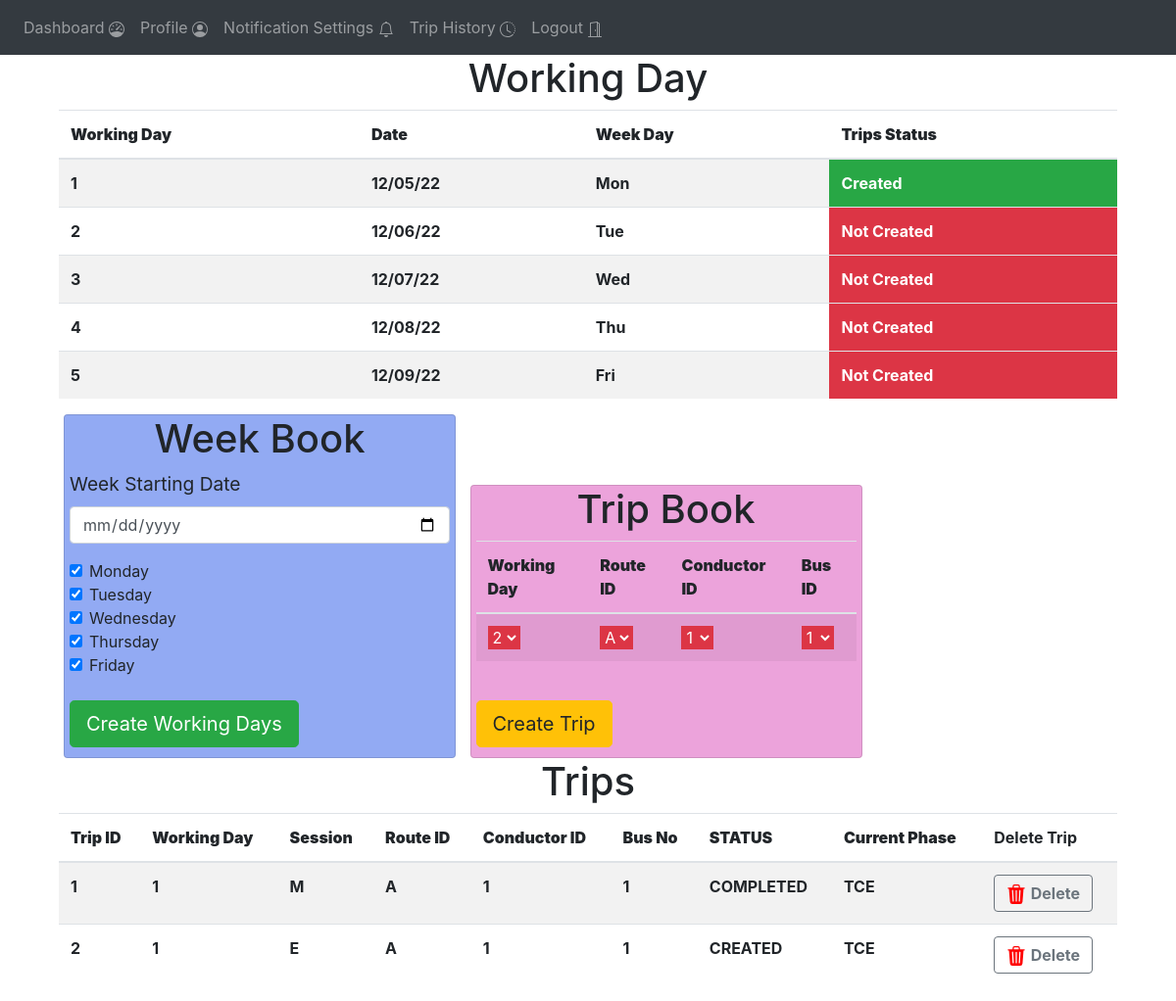
Before: /admin-trip-management (signed in) with the older database file.
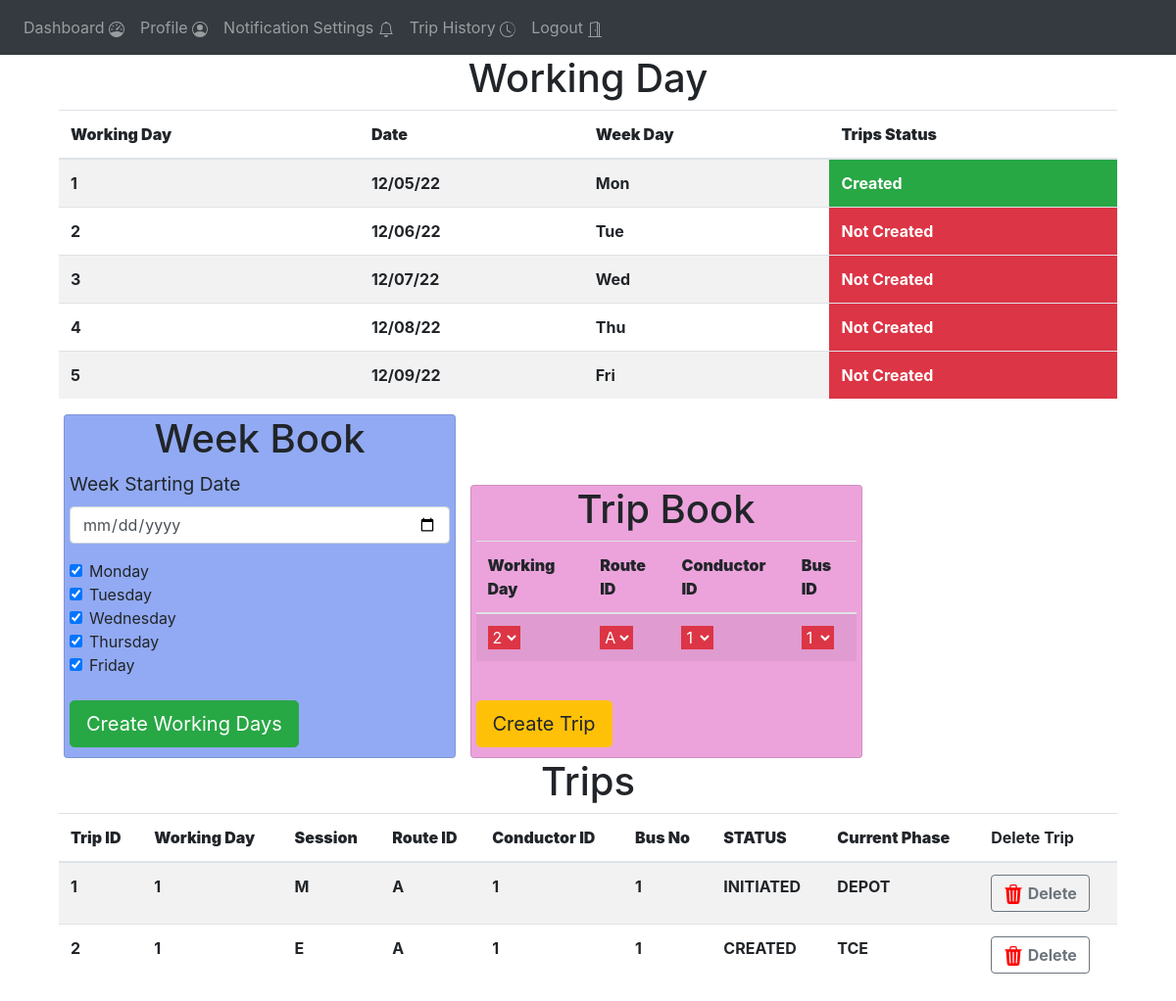
After: the same page with the newer database file.
### website/models.py (models this page shows)
class Trips(db.Model):
    trip_id = db.Column(db.Integer, primary_key=True)
    working_day = db.Column(db.Integer)
    route_id = db.Column(db.Integer)
    conductor_id = db.Column(db.Integer)
    bus_id =  db.Column(db.String(1))
    session = db.Column(db.String(1))
    status = db.Column(db.String(15))
    current_phase = db.Column(db.String(15))
    start_time =  db.Column(db.String(15))
    end_time = db.Column(db.String(15))

### website/views.py (the view)
@views.route('/admin-trip-management', methods=['GET', 'POST'])
@login_required
def admin_trip_management():
    working_days = Working_day.query.all()
    routes = Route.query.all()
    bus_data = Bus_data.query.all()
    conductor_details= Conductor_details.query.all()
    trips = Trips.query.all()
    return render_template("admin_trip_management.html" , user = current_user ,
                        working_days = working_days , routes = routes , bus_data=bus_data , conductor_details=conductor_details , trips=trips )

### website/__init__.py (called while the page is built)
def create_app():
    app = Flask(__name__)
    app.config['SECRET_KEY'] = '#itsactuallyapassword'
    app.config['SQLALCHEMY_DATABASE_URI'] = f'sqlite:///{DB_NAME}'
    db.init_app(app)
    from .views import views
    from .auth import auth
    app.register_blueprint(views, url_prefix='/')
    app.register_blueprint(auth, url_prefix='/')
    from .models import User
    create_database(app)
    login_manager = LoginManager()
    login_manager.login_view = 'auth.login'
    login_manager.init_app(app)
    @login_manager.user_loader
    def load_user(id):
        return User.query.get(int(id))
    return app

### website/templates/admin_trip_management.html (shortened to what the changed rows need)
{% extends "base.html" %}
{% block content %}
<div align="centre" class = "container">
  <div >
      <h1 align = "center">Working Day</h1>
    <table class="table table-striped">
      <thead>
        <tr>
          <th scope="col" ><b>Working Day </b></th>
          <th scope="col"><b>Date</b></th>
          <th scope="col"><b>Week Day</b></th>
          <th scope="col"><b>Trips Status</b></th>
        </tr>
      </thead>
      <tbody>
      {%if working_days%}
        {%for w in  working_days %}
        <tr>
          <th>{{w.day}}</th>
          <th>{{w.date}}</th>
          <th>{{w.week_day}}</th>
          {%if w.trips_created =="N" %}
          <th class = "btn-danger" >Not Created</th>
          {%endif%}
          {%if w.trips_created =="Y"%}
          <th class="btn-success">Created</th>
          {%endif%}
        </tr>
        {%endfor%}
        {%endif%}
      </tbody>
    </table>
  </div>
  <div class ="card" style="width: 25rem;background: rgb(146, 170, 243);margin-left: 5px;margin-right: 5px;padding-left: 5px;padding-right:5px ; padding-bottom : 10px; display: inline-block;" >
  <form method="POST">
    <h1 align="center">Week Book</h3>
    <div class="form-group">
      <label for="Week starting date" style="font-size: larger;">Week Starting Date</label>
      <input
        type="date"
        class="form-control"
        id="week_starting_day"
        name="email"
        placeholder="Enter email"
      />
    </div>
    <div class="form-check">
      <input class="form-check-input" type="checkbox" value="0" checked  id="monday">
      <label class="form-check-label" for="flexCheckDefault">Monday</label>
    </div>
    <div class="form-check">
      <input class="form-check-input" type="checkbox" value="0"  checked id="tuesday">
      <label class="form-check-label" for="flexCheckDefault">Tuesday</label>
    </div>
    <div class="form-check">
      <input class="form-check-input" type="checkbox" value="0" checked id="wednesday">
      <label class="form-check-label" for="flexCheckDefault">Wednesday</label>
    </div>
    <div class="form-check">
      <input class="form-check-input" type="checkbox" value="0"  checked id="thursday">
      <label class="form-check-label" for="flexCheckDefault">Thursday</label>
    </div>
    <div class="form-check">
      <input class="form-check-input" type="checkbox" value="0"  checked id="friday">
      <label class="form-check-label" for="flexCheckDefault">Friday</label>
    </div>
    <br />
    <button  class="btn btn-success btn-lg" onclick="week_book()" > Create Working Days</button>
  </form>
  </div>
<div class ="card" style="width: 25rem;background: rgb(236, 163, 219);margin-left: 5px;margin-right: 5px; padding-left: 5px;padding-right: 5px;padding-bottom : 10px; display: inline-block;" >
  <form method="POST">
    <h1 align="center">Trip Book</h3>
      <table class="table table-striped">
        <thead>
          <tr>
            <th scope="col"><b>Working Day</b></th>
            <th scope="col"><b>Route ID</b></th>
            <th scope="col"><b>Conductor ID</b></th>
            <th scope="col"><b>Bus ID</b></th>
          </tr>
        </thead>
        <tbody>
          <tr>
            <th>
              <select class="form-select btn-danger" aria-label="Default select example" id = "working_day">
                {%for w in working_days%}
                {%if w.trips_created == "N" %}
                <option value="{{w.day}}" style="width: 10rem ;"  >{{w.day}}</option>
                {%endif%}
                {%endfor%}
              </select>
            </th>
            <th >
              <select class="form-select btn-danger" aria-label="Default select example" id = "route_id">
              <option value="A">A</option>
              </select>
            </th>
            <th >
              <select class="form-select btn-danger" aria-label="Default select example" id = "conductor_id">
                {%for c in conductor_details%}
                <option value="{{c.conductor_id}}" style="width:fit-content;">{{c.conductor_id}}</option>
                {%endfor%}
              </select>
            </th>
            <th >
              <select class="form-select btn-danger" aria-label="Default select example" id = "bus_id">
                {%for b in bus_data%}
                <option value="{{b.no}}" style="width:fit-content ;">{{b.no}}</option>
                {%endfor%}
              </select>
            </th>
          </tr>
        </tbody>
      </table>
    <br />
    <button  class="btn btn-warning btn-lg" onclick="create_trips()" > Create Trip</button>
  </form>
  </div>
</div>
<div align="centre" class = "container">
  <div>
      <h1 align = "center">Trips</h1>
    <table class="table table-striped">
      <thead>
        <tr>
          <th scope="col"><b>Trip ID</b></th>
          <th scope="col"><b>Working Day</b></th>
          <th scope="col"><b>Session</b></th>
          <th scope="col"><b>Route ID</b></th>
          <th scope="col"><b>Conductor ID</b></th>
          <th scope="col"><b>Bus No</b></th>
          <th scope="col"><b>STATUS</b></th>
          <th scope="col"><b>Current Phase</b></th>
          <th>Delete Trip</th>
        </tr>
      </thead>
      <tbody>
      {%if trips%}
        {%for t in  trips %}
        <tr>
          <th>{{t.trip_id}}</th>
          <th>{{t.working_day}}</th>
          <th>{{t.session}}</th>
          <th>{{t.route_id}}</th>
          <th>{{t.conductor_id}}</th>
          <th>{{t.bus_id}}</th>
          <th>{{t.status}}</th>
          <th>{{t.current_phase}}</th>
          <th>
            <button class="btn btn-outline-secondary" onclick="delete_trip()">
             <b>Delete</b>
          </button>
          </th>
        </tr>
        {%endfor%}
        {%endif%}
      </tbody>
    </table>
  </div>
</div>
{% endblock %}

Changed rows visible on the page:
changed Trips id 1: status "COMPLETED" → "INITIATED"; current_phase "TCE" → "DEPOT"
